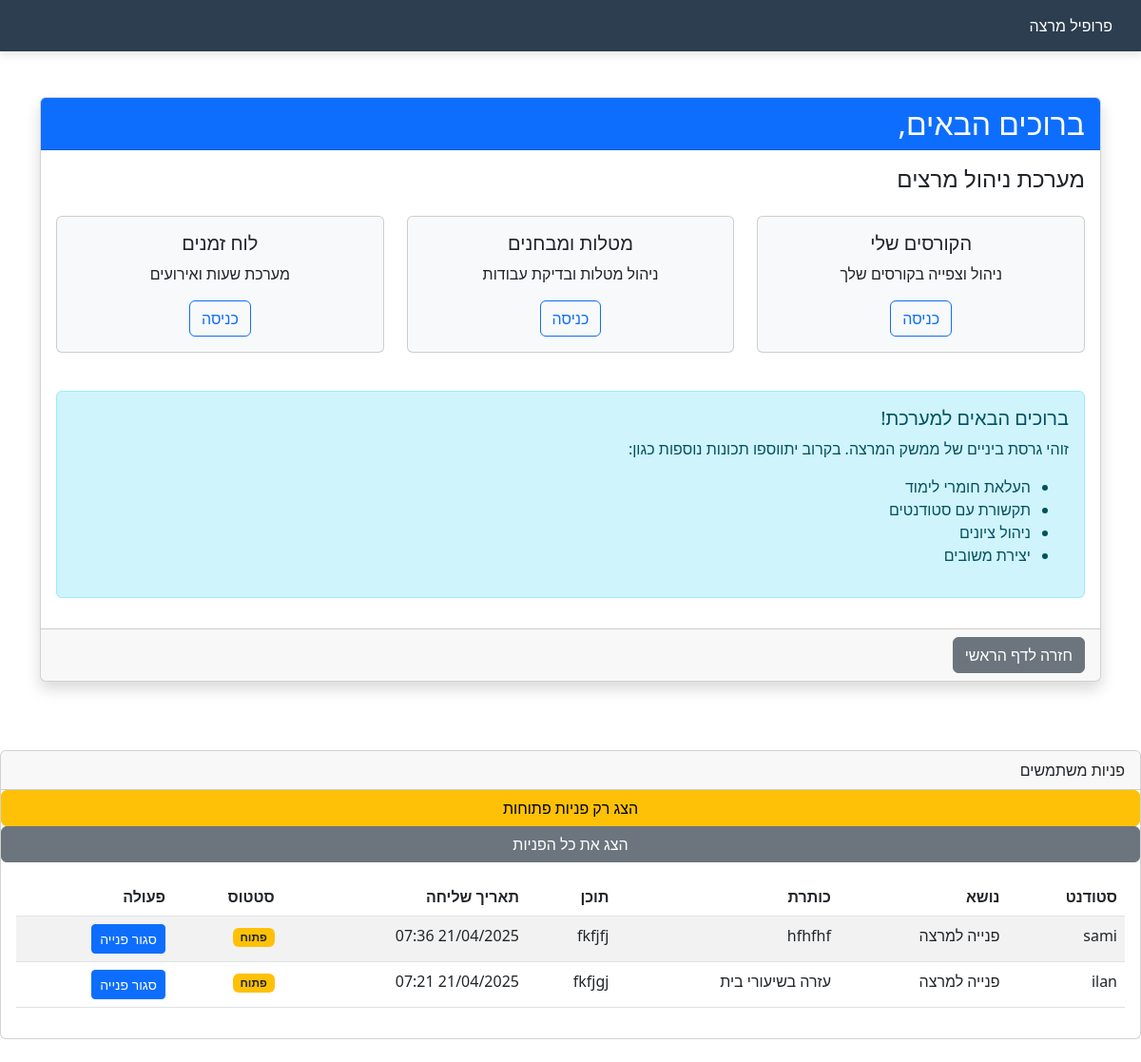
Before: /lecturer/ with the older database file.
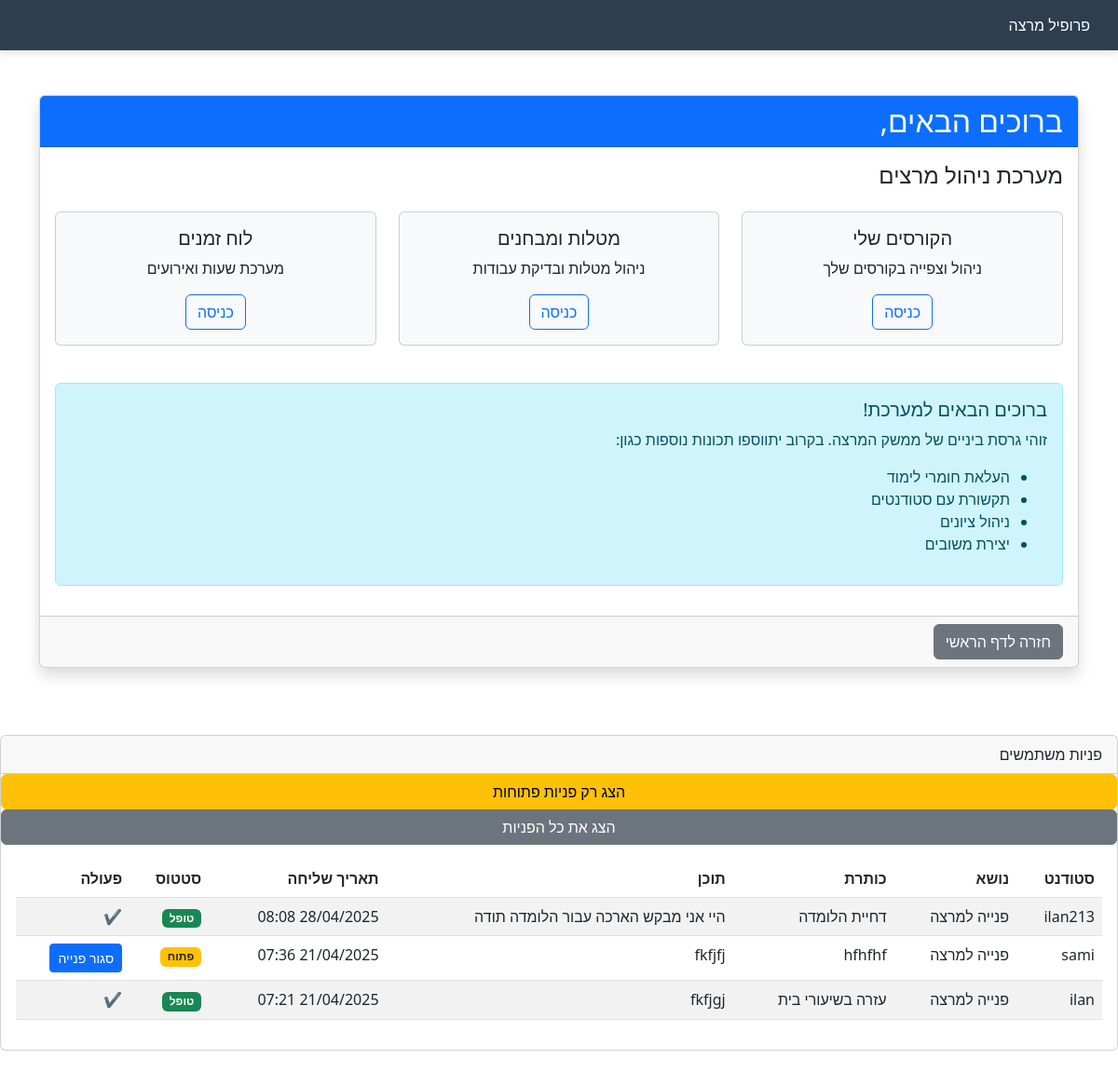
After: the same page with the newer database file.
### App_SetUp/models.py (models this page shows, shortened)
class ContactMessage(models.Model):
    CATEGORY_CHOICES = [
        ('support', 'תמיכה טכנית'),
        ('lecturer', 'פנייה למרצה'),
        ('admin', 'פנייה להנהלה'),
    ]
    student = models.ForeignKey(User, on_delete=models.CASCADE)
    category = models.CharField(max_length=20, choices=CATEGORY_CHOICES)
    subject = models.CharField(max_length=255)
    message = models.TextField()
    created_at = models.DateTimeField(auto_now_add=True)
    is_resolved = models.BooleanField(default=False)

class User(AbstractUser):
    is_admin = models.BooleanField('Is admin', default=False)
    is_student = models.BooleanField('Is student', default=False)
    is_lecturer = models.BooleanField('Is lecturer', default=False)

### App_SetUp/views.py (the view)
# urls.py: path('lecturer/', views.lecturer, name='lecturer'),
def lecturer(request):
    show_filter = request.GET.get('show')
    if show_filter == 'open':
        contact_messages = ContactMessage.objects.filter(is_resolved=False,category='lecturer').order_by('-created_at')
    else:
        contact_messages = ContactMessage.objects.filter(category='lecturer').order_by('-created_at')
    return render(request, 'lecturer.html',{'contact_messages': contact_messages,})

### App_SetUp/templates/lecturer.html (shortened to what the changed rows need)
<!DOCTYPE html>
{% load static %}
<html lang="he" dir="rtl">
<head>
    <link href="https://cdn.jsdelivr.net/npm/bootstrap@5.3.0/dist/css/bootstrap.min.css" rel="stylesheet">
</head>
<body>
    <div class="container py-5">
        <div class="row">
            <div class="col-12">
                <div class="card shadow">
                    <div class="card-header bg-primary text-white">
                        <h2 class="mb-0">ברוכים הבאים, {{ user.username }}</h2>
                    </div>
                </div>
            </div>
        </div>
    </div>
<div class="card my-4">
    <div class="card-body">
        <table class="table table-striped">
            <thead>
                <tr>
                    <th>סטודנט</th>
                    <th>נושא</th>
                    <th>כותרת</th>
                    <th>תוכן</th>
                    <th>תאריך שליחה</th>
                    <th>סטטוס</th>
                    <th>פעולה</th>
                </tr>
            </thead>
            <tbody>
                {% for msg in contact_messages %}
                <tr>
                    <td>{{ msg.student.username }}</td>
                    <td>{{ msg.get_category_display }}</td>
                    <td>{{ msg.subject }}</td>
                    <td>{{ msg.message|truncatewords:10 }}</td>
                    <td>{{ msg.created_at|date:"d/m/Y H:i" }}</td>
                    <td>
                        {% if msg.is_resolved %}
                        <span class="badge bg-success">טופל</span>
                        {% else %}
                        <span class="badge bg-warning text-dark">פתוח</span>
                        {% endif %}
                    </td>
                    <td>
                        {% if not msg.is_resolved %}
                            <a href="{% url 'resolve_lecturer_request' msg.id %}" class="btn btn-sm btn-primary">סגור פנייה</a>
                        {% else %}
                                ✔️
                        {% endif %}
                    </td>
                </tr>
                {% empty %}
                <tr><td colspan="7" class="text-center">אין פניות כרגע</td></tr>
                {% endfor %}
            </tbody>
        </table>
    </div>
</div>
</body>
</html>

Changed rows visible on the page:
added ContactMessage: student.username "ilan213", category "פנייה למרצה", subject "דחיית הלומדה", message "היי אני מבקש הארכה עבור הלומדה תודה", created_at "28/04/2025 08:08", is_resolved "טופל"
changed ContactMessage "עזרה בשיעורי בית": is_resolved "פתוח סגור פנייה" → "טופל ✔️"
